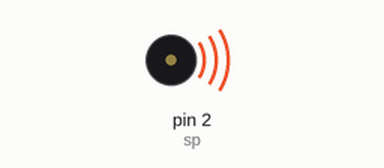
The sketch below on a simulated Arduino Uno, built with avr-gcc and run on an emulated ATmega328P. Parts: buzzer (waves = sounding).

Above: at 0.15 s.
Timing chart, 0 to 15.1 s (numbered marks = the images above):
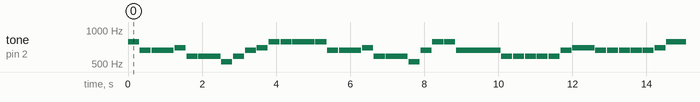

Measured:
- by itself, tone on pin 2 (sp): plays 784 Hz for 0.30 s, 659 Hz for 0.30 s, 659 Hz for 0.60 s, 694 Hz for 0.30 s, 587 Hz for 0.30 s, 587 Hz for 0.60 s … (281 notes in this stretch)

The sketch:

ch11_4_tone-music.ino
```cpp
#define TEMPO 300
const int sp=2;
unsigned int freq[8]={0,523,587,659,694,784,880,988};   //char toneName[]="CDEFGAB";
//char beeTone[]="GEEFDDCDEFGGGGEEFDDCEGGEDDDDDEFEEEEEFGGEEFDDCEGGC";
int beeTone[]={freq[5],freq[3],freq[3],
                freq[4],freq[2],freq[2],
                freq[1],freq[2],freq[3],freq[4],
                freq[5],freq[5],freq[5],
                freq[5],freq[3],freq[3],
                freq[4],freq[2],freq[2],
                freq[1],freq[3],freq[5],freq[5],
                freq[3],
                freq[2],freq[2],freq[2],freq[2],
                freq[2],freq[3],freq[4],
                freq[3],freq[3],freq[3],freq[3],
                freq[3],freq[4],freq[5],
                freq[5],freq[3],freq[3],
                freq[4],freq[2],freq[2],
                freq[1],freq[3],freq[5],freq[5],
                freq[1]};
byte beeBeat[]={1,1,2,1,1,2,1,1,1,1,1,1,2,1,1,2,1,1,2,1,1,1,1,4,
             1,1,1,1,1,1,2,1,1,1,1,1,1,2,1,1,2,1,1,2,1,1,1,1,4};
const int beeLen=sizeof(beeTone)/sizeof(int);   // for int = 2BYTES
int i;

void setup()
{
}

void loop()
{
  for(i=0;i<beeLen;i++)
     playTone(beeTone[i], beeBeat[i]);
  delay(3000);
}

void playTone(int freq, byte beatNo)
{
  tone(sp,freq);
  delay(beatNo*TEMPO);
  noTone(sp);
  delay(20);
}
```
